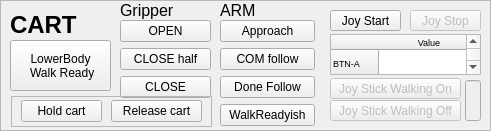
  <widget class="QFrame" name="Cart">
   <property name="geometry">
    <rect>
     <x>10</x>
     <y>350</y>
     <width>491</width>
     <height>131</height>
    </rect>
   </property>
   <property name="frameShape">
    <enum>QFrame::StyledPanel</enum>
   </property>
   <property name="frameShadow">
    <enum>QFrame::Raised</enum>
   </property>
   <widget class="QLabel" name="label_7">
    <property name="geometry">
     <rect>
      <x>10</x>
      <y>10</y>
      <width>111</width>
      <height>31</height>
     </rect>
    </property>
    <property name="font">
     <font>
      <pointsize>18</pointsize>
     </font>
    </property>
    <property name="text">
     <string>&lt;html&gt;&lt;head/&gt;&lt;body&gt;&lt;p&gt;&lt;span style=&quot; font-weight:600;&quot;&gt;CART&lt;/span&gt;&lt;/p&gt;&lt;/body&gt;&lt;/html&gt;</string>
    </property>
   </widget>
   <widget class="QLabel" name="label_Backward_2">
    <property name="geometry">
     <rect>
      <x>120</x>
      <y>0</y>
      <width>61</width>
      <height>21</height>
     </rect>
    </property>
    <property name="font">
     <font>
      <pointsize>12</pointsize>
     </font>
    </property>
    <property name="text">
     <string>Gripper</string>
    </property>
   </widget>
   <widget class="QWidget" name="verticalLayoutWidget_4">
    <property name="geometry">
     <rect>
      <x>120</x>
      <y>20</y>
      <width>91</width>
      <height>80</height>
     </rect>
    </property>
    <layout class="QVBoxLayout" name="verticalLayout_3">
     <item>
      <widget class="QPushButton" name="PB_G_open">
       <property name="text">
        <string>OPEN</string>
       </property>
      </widget>
     </item>
     <item>
      <widget class="QPushButton" name="PB_G_close">
       <property name="text">
        <string>CLOSE half</string>
       </property>
      </widget>
     </item>
     <item>
      <widget class="QPushButton" name="PB_G_close_all">
       <property name="text">
        <string>CLOSE</string>
       </property>
      </widget>
     </item>
    </layout>
   </widget>
   <widget class="QWidget" name="verticalLayoutWidget_9">
    <property name="geometry">
     <rect>
      <x>220</x>
      <y>20</y>
      <width>95</width>
      <height>108</height>
     </rect>
    </property>
    <layout class="QVBoxLayout" name="verticalLayout_9">
     <item>
      <widget class="QPushButton" name="PB_Approach">
       <property name="text">
        <string>Approach</string>
       </property>
      </widget>
     </item>
     <item>
      <widget class="QPushButton" name="PB_COMfollow">
       <property name="text">
        <string>COM follow</string>
       </property>
      </widget>
     </item>
     <item>
      <widget class="QPushButton" name="PB_COMfollowDone">
       <property name="text">
        <string>Done Follow</string>
       </property>
      </widget>
     </item>
     <item>
      <widget class="QPushButton" name="PB_Cart_walkReadyish">
       <property name="text">
        <string>WalkReadyish</string>
       </property>
      </widget>
     </item>
    </layout>
   </widget>
   <widget class="QLabel" name="label_Backward_3">
    <property name="geometry">
     <rect>
      <x>220</x>
      <y>0</y>
      <width>61</width>
      <height>21</height>
     </rect>
    </property>
    <property name="font">
     <font>
      <pointsize>12</pointsize>
     </font>
    </property>
    <property name="text">
     <string>ARM</string>
    </property>
   </widget>
   <widget class="QPushButton" name="PB_LB_WalkReady_2">
    <property name="geometry">
     <rect>
      <x>10</x>
      <y>40</y>
      <width>101</width>
      <height>51</height>
     </rect>
    </property>
    <property name="text">
     <string>LowerBody 
 Walk Ready</string>
    </property>
   </widget>
   <widget class="QPushButton" name="JOY_BTN_START">
    <property name="geometry">
     <rect>
      <x>330</x>
      <y>10</y>
      <width>71</width>
      <height>21</height>
     </rect>
    </property>
    <property name="text">
     <string>Joy Start</string>
    </property>
   </widget>
   <widget class="QPushButton" name="JOY_BTN_STOP">
    <property name="enabled">
     <bool>false</bool>
    </property>
    <property name="geometry">
     <rect>
      <x>410</x>
      <y>10</y>
      <width>71</width>
      <height>21</height>
     </rect>
    </property>
    <property name="text">
     <string>Joy Stop</string>
    </property>
   </widget>
   <widget class="QPushButton" name="MANUAL_BTN_JOY_WALKING_ON">
    <property name="enabled">
     <bool>false</bool>
    </property>
    <property name="geometry">
     <rect>
      <x>330</x>
      <y>78</y>
      <width>131</width>
      <height>21</height>
     </rect>
    </property>
    <property name="text">
     <string>Joy Stick Walking On</string>
    </property>
   </widget>
   <widget class="QPushButton" name="MANUAL_BTN_JOY_WALKING_OFF">
    <property name="enabled">
     <bool>false</bool>
    </property>
    <property name="geometry">
     <rect>
      <x>330</x>
      <y>100</y>
      <width>131</width>
      <height>21</height>
     </rect>
    </property>
    <property name="text">
     <string>Joy Stick Walking Off</string>
    </property>
   </widget>
   <widget class="QLineEdit" name="LE_JOYSTICK_WALKING_STATUS">
    <property name="enabled">
     <bool>false</bool>
    </property>
    <property name="geometry">
     <rect>
      <x>465</x>
      <y>80</y>
      <width>16</width>
      <height>41</height>
     </rect>
    </property>
    <property name="readOnly">
     <bool>true</bool>
    </property>
   </widget>
   <widget class="QTableWidget" name="JOY_TABLE_INFO_RIGHT">
    <property name="geometry">
     <rect>
      <x>330</x>
      <y>34</y>
      <width>151</width>
      <height>41</height>
     </rect>
    </property>
    <property name="font">
     <font>
      <pointsize>7</pointsize>
     </font>
    </property>
    <attribute name="horizontalHeaderMinimumSectionSize">
     <number>8</number>
    </attribute>
    <attribute name="verticalHeaderDefaultSectionSize">
     <number>27</number>
    </attribute>
    <attribute name="verticalHeaderMinimumSectionSize">
     <number>10</number>
    </attribute>
    <row>
     <property name="text">
      <string>BTN-A</string>
     </property>
    </row>
    <row>
     <property name="text">
      <string>BTN-B</string>
     </property>
    </row>
    <row>
     <property name="text">
      <string>L-JOG-UD</string>
     </property>
    </row>
    <row>
     <property name="text">
      <string>R-JOG-RL</string>
     </property>
    </row>
    <column>
     <property name="text">
      <string>Value</string>
     </property>
    </column>
   </widget>
   <widget class="QFrame" name="frame_5">
    <property name="geometry">
     <rect>
      <x>11</x>
      <y>96</y>
      <width>201</width>
      <height>31</height>
     </rect>
    </property>
    <property name="frameShape">
     <enum>QFrame::StyledPanel</enum>
    </property>
    <property name="frameShadow">
     <enum>QFrame::Raised</enum>
    </property>
    <widget class="QPushButton" name="PB_holdCart">
     <property name="geometry">
      <rect>
       <x>10</x>
       <y>4</y>
       <width>81</width>
       <height>22</height>
      </rect>
     </property>
     <property name="text">
      <string>Hold cart</string>
     </property>
    </widget>
    <widget class="QPushButton" name="PB_ReleaseCart">
     <property name="geometry">
      <rect>
       <x>100</x>
       <y>4</y>
       <width>91</width>
       <height>22</height>
      </rect>
     </property>
     <property name="text">
      <string>Release cart</string>
     </property>
    </widget>
   </widget>
  </widget>
